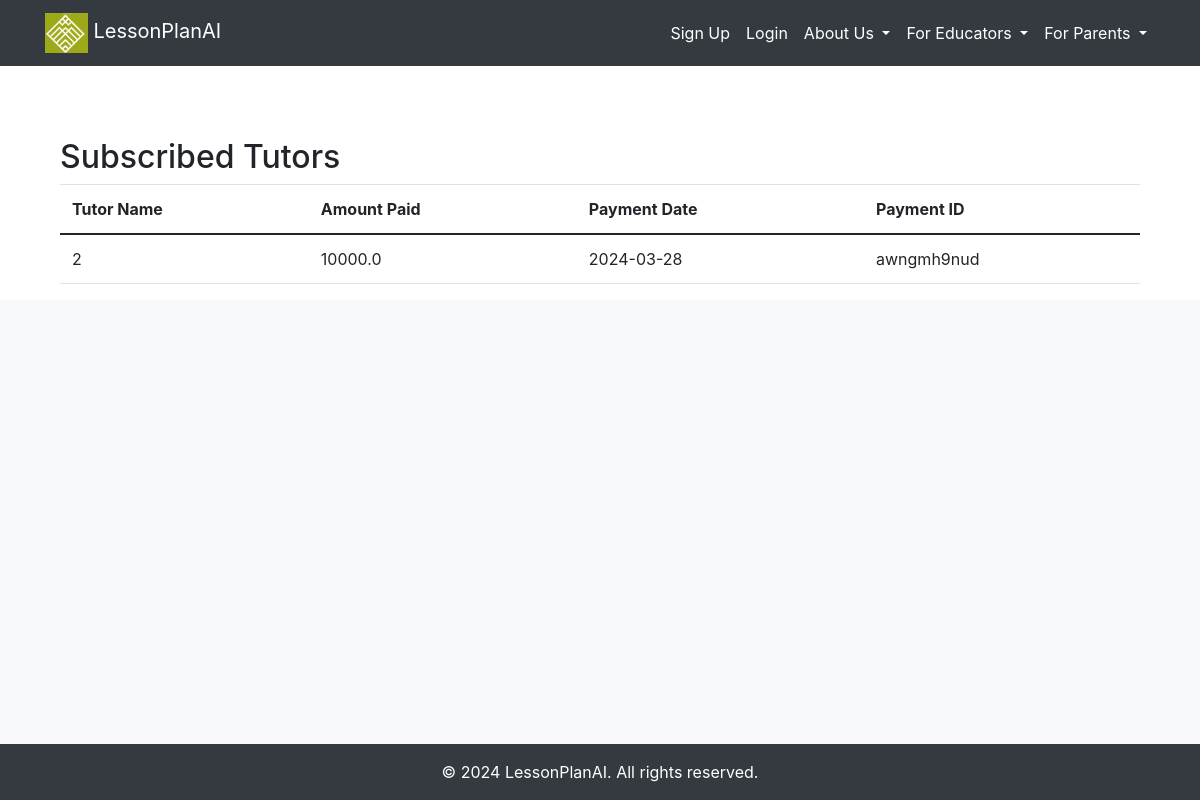
Screenshot of /subscribed-tutors with the database file from the repository.
### src/accounts/models.py (models this page shows, shortened)
class TutorFeePayment(db.Model):
    __tablename__ = "tutorfeepayment"
    id = db.Column(db.Integer, primary_key=True)
    tutor_id = db.Column(db.Integer, db.ForeignKey('tutor.id'), nullable=False)
    amount = db.Column(db.Float, nullable=False)
    payment_date = db.Column(db.Date, nullable=False)
    paystack_tutorfeepayment_id = db.Column(db.String(50), nullable=False)
    tutor = db.relationship('Tutor', back_populates='fee_payments')

### src/core/views.py (the view)
@core_bp.route('/subscribed-tutors')
def subscribed_tutors():
    tutor_fee_payments = TutorFeePayment.query.all()
    return render_template('accounts/subscribed_tutors.html', tutor_fee_payments=tutor_fee_payments)

### src/templates/accounts/subscribed_tutors.html
{% extends "_base.html" %}
{% block content %}
<div class="container mt-5">
    <h2>Subscribed Tutors</h2>
    <table class="table">
        <thead>
            <tr>
                <th>Tutor Name</th>
                <th>Amount Paid</th>
                <th>Payment Date</th>
                <th>Payment ID</th>
            </tr>
        </thead>
        <tbody>
            {% for payment in tutor_fee_payments %}
            <tr>
                <td>{{ payment.tutor_id }}</td>
                <td>{{ payment.amount }}</td>
                <td>{{ payment.payment_date.strftime('%Y-%m-%d') }}</td>
                <td>{{ payment.paystack_tutorfeepayment_id }}</td>
            </tr>
            {% endfor %}
        </tbody>
    </table>
</div>
{% endblock %}

### src/static/styles.css (style rules this page uses)
body { display: flex; flex-direction: column; min-height: 100vh; }
table { width: 100%; border-collapse: collapse; }
th, td { border: 1px solid black; padding: 8px; text-align: left; }

### rows the page displays
TutorFeePayment: tutor_id "2", amount "10000.0", payment_date "2024-03-28", paystack_tutorfeepayment_id "awngmh9nud"
